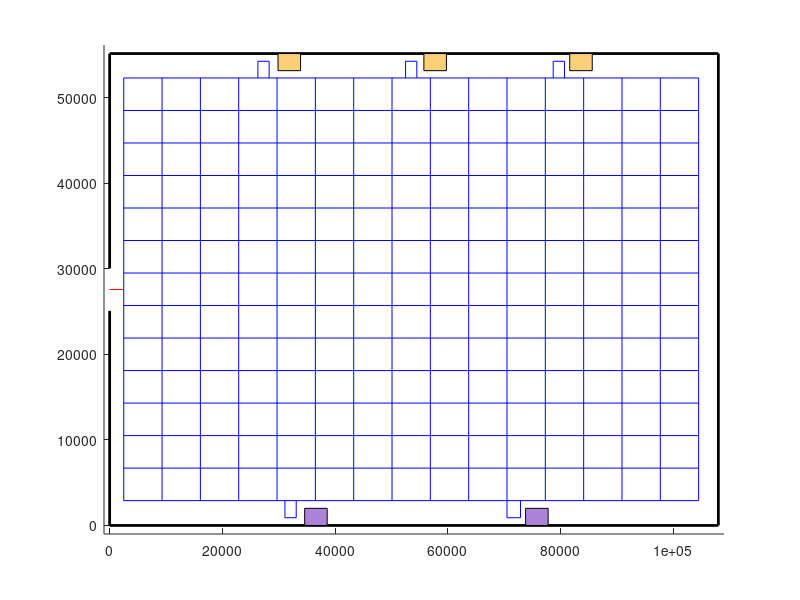

Here is the MATLAB script that generated this plot: (Note: this script raises an error after producing the figure.)
function [podsort,rectCenter,stor,nodeArr] = drawLayout()
% line (x : horizontal , y: vertical )
clear
clc
l = 100000+8000; w = 48150+7000 ; % chieu dai , w chieu ron kho
ws_l = 4000 ;ws_w = 2000; % chieu dai , rong ws
lw = 1800 ; % be rong loi di
fp = 2500;
fp_y =ws_w+lw/2 ;
pw = 1000 ;
v_ais =15; h_ais=13; % so luong loi di
line_weight = 0.1;
axis([-1000 l+1000 -1000 w+1000]);

global verLine horLine;

%% Draw warehouse boundary & layout 
% draw horizonal 
line([1 l],[1 1],'color','k','LineWidth',2);
line([1 l],[w w],'color','k','LineWidth',2);
% Draw door and vertical
line([1 1],[1 (w/2-2500)],'color','k','LineWidth',2);
line([1 1],[(w/2+2500) w],'color','k','LineWidth',2);
line([l l],[1 w],'color','k','LineWidth',2);

% Entrance line
line( [0 fp], [w/2 w/2],'color','r','LineWidth',line_weight);
% Boundary of layout
line( [fp fp], [ws_w+lw/2 fp_y+(lw+2*pw)*h_ais],'color','b','LineWidth',line_weight); % left bound
line( [fp fp+v_ais*(lw+5*pw)],[ws_w+lw/2 ws_w+lw/2],'color','b','LineWidth',line_weight); % bot bound


%% Workstation properties
% Below
% old_length = 105000
step = (105000)/3; 
for i = 0:1
    a = step*(i+1)+(ws_l+200)*i-400;
    str = '#AD82D9';
    convertcolor = sscanf(str(2:end),'%2x%2x%2x',[1 3])/255;
    rectangle('Position',[a 0 ws_l ws_w],'FaceColor',convertcolor);
    line([ 4.5*lw+20.5*pw+fp+(5.5*lw+29.5*pw)*i  4.5*lw+20.5*pw+fp+(5.5*lw+29.5*pw)*i ],   [lw/2 fp_y],'color','b','LineWidth',line_weight);
    line([4.5*lw+20.5*pw+fp+(5.5*lw+29.5*pw)*i  4.5*lw+20.5*pw+fp+(6*lw+29*pw)*i+2*pw ],         [lw/2 lw/2],'color','b','LineWidth',line_weight);
    line( [4.5*lw+20.5*pw+fp+(6*lw+29*pw)*i+2*pw 4.5*lw+20.5*pw+fp+(6*lw+29*pw)*i+2*pw],         [lw/2 ws_w+lw/2],'color','b','LineWidth',line_weight);       
    nodeWS(i*2+1,:) = [4.5*lw+20.5*pw+fp+(5.5*lw+29.5*pw)*i , lw/2 ];
    nodeWS(i*2+2,:) = [4.5*lw+20.5*pw+fp+(6*lw+29*pw)*i+2*pw  , lw/2 ];
end  

% Upper 
step = (l-4500)/4;
%   line( [fp+3.5*lw+17.5*pw+(4*lw+19*pw)*2 , fp+3.5*lw+17.5*pw+(4*lw+19*pw)*2],  [w-lw/2 fp_y+(lw+2*pw)*h_ais],'color','r','LineWidth',1);
%   line( [fp+3.5*lw+17.5*pw+(4*lw+19*pw)*2 , fp+3.5*lw+17.5*pw+(4*lw+19*pw)*2+2*pw],     [w-lw/2 w-lw/2],'color','r','LineWidth',1);
%   line( [fp+3.5*lw+17.5*pw+(4*lw+19*pw)*2+2*pw , fp+3.5*lw+17.5*pw+(4*lw+19*pw)*2+2*pw],         [w-lw/2 fp_y+(lw+2*pw)*h_ais],'color','r','LineWidth',line_weight);
%   d = fp_y+(lw+2*pw)*h_ais
for i = 0:2     
    a = step*(i+1)+ws_l;
    str2 = '#FDCF76';
    convertcolor2 = sscanf(str2(2:end),'%2x%2x%2x',[1 3])/255;
    rectangle('Position',[a w-ws_w ws_l ws_w],'FaceColor',convertcolor2);
    line( [fp+3.5*lw+17.5*pw+(4*lw+19*pw)*i fp+3.5*lw+17.5*pw+(4*lw+19*pw)*i],  [w-lw/2 fp_y+(lw+2*pw)*h_ais],'color','b','LineWidth',line_weight);
    line( [fp+3.5*lw+17.5*pw+(4*lw+19*pw)*i fp+3.5*lw+17.5*pw+(4*lw+19*pw)*i+2*pw],     [w-lw/2 w-lw/2],'color','b','LineWidth',line_weight);
    line( [fp+3.5*lw+17.5*pw+(4*lw+19*pw)*i+2*pw , fp+3.5*lw+17.5*pw+(4*lw+19*pw)*i+2*pw],         [w-lw/2 fp_y+(lw+2*pw)*h_ais],'color','b','LineWidth',line_weight);
    nodeWS(i*2+1+4,:) = [fp+3.5*lw+17.5*pw+(4*lw+19*pw)*i , w-lw/2];
    nodeWS(i*2+2+4,:) = [fp+3.5*lw+17.5*pw+(4*lw+19*pw)*i+2*pw , w-lw/2 ];
end


%% Grid problem solving
% Vertical line 
verArr(1,:) = [fp ws_w+lw/2];
verArr(2,:) = [fp fp_y+(lw+2*pw)*h_ais];

for i = 1:v_ais
%       fp_y +(lw+2*pw)*(j)
%       line( [fp+i*(lw+5*pw) fp+i*(lw+5*pw)], [ws_w+lw/2 w-(ws_w+lw/2)],'color','b','LineWidth',line_weight);
      line( [fp+i*(lw+5*pw) fp+i*(lw+5*pw)], [ws_w+lw/2 fp_y+(lw+2*pw)*h_ais],'color','b','LineWidth',line_weight);
      if(mod(i,2)==0)
      verArr(i*2+1,:) = [fp+i*(lw+5*pw) ws_w+lw/2]  ;
      verArr(i*2+2,:) = [fp+i*(lw+5*pw) fp_y+(lw+2*pw)*h_ais] ;     
      else
      verArr(i*2+2,:) = [fp+i*(lw+5*pw) ws_w+lw/2]  ;
      verArr(i*2+1,:) = [fp+i*(lw+5*pw) fp_y+(lw+2*pw)*h_ais] ;             
      end
end

% Horizontal line aisle
horArr(1,:) = [fp ws_w+lw/2];
horArr(2,:) = [fp+v_ais*(lw+5*pw) ws_w+lw/2];
for i = 1:h_ais
    line( [fp fp+v_ais*(lw+5*pw)],[ws_w+lw/2+i*(lw+2*pw) ws_w+lw/2+i*(lw+2*pw)],'color','b','LineWidth',line_weight);
    if(mod(i,2)==0)
    horArr(i*2+1,:) = [fp ws_w+lw/2+i*(lw+2*pw)]  ;
    horArr(i*2+2,:) = [fp+v_ais*(lw+5*pw) ws_w+lw/2+i*(lw+2*pw)] ;  
    else
    horArr(i*2+2,:) = [fp ws_w+lw/2+i*(lw+2*pw)]  ;
    horArr(i*2+1,:) = [fp+v_ais*(lw+5*pw) ws_w+lw/2+i*(lw+2*pw)] ;         
    end
end
    
%% Arguments for node and pods
X(1,1) = 0;
Y(1,1) = 0;
k = 1 ;
countx= 0;
county = 0;

%% Pods drawing
for count_y = 1:h_ais
    if count_y == h_ais
       county = 0;
    end
    for count_x = 1:v_ais
        for i = 1:2
            for j = 1:5                
                l_conx = (fp + lw/2)+ (5*pw+lw)*(count_x-1) +(j-1)*pw;% x goc trai duoi
                l_cony = (ws_w + lw)+ (2*pw+lw)*(count_y-1) +(i-1)*pw;% y goc trai duoi
                %rectangle('Position',[l_conx l_cony pw pw],'FaceColor',[0.4 0.4 0.4],'EdgeColor','w');
                X(k,1) = double(l_conx);
                Y(k,1) = double(l_cony);
                % Coordinate of each pod.
                rectCenter(k,1) =l_conx+pw/2; % toa do tam x
                rectCenter(k,2) = l_cony+pw/2; % toa do tam y  
                % Storing 
               
 % Find pod entrance node horizontal
%                 if ( rectCenter(k,1) == 3650 )
                if ( rectCenter(k,1) == 3900 )                    
                    if i == 1
                    podStor(countx*4+1,:) = [ fp , rectCenter(k,2) ];
                    else
                    podStor(countx*4+4,:) = [ fp , rectCenter(k,2) ];
                    end
%                 elseif rectCenter(k,1) == 3650+v_ais*(lw+5*pw)-pw-lw
                elseif rectCenter(k,1) == 3900+v_ais*(lw+5*pw)-pw-lw                    
                    %102150 
                    if i == 1
                    podStor(countx*4+2,:) = [ fp+v_ais*(lw+5*pw), rectCenter(k,2)];
                    else
                    podStor(countx*4+3,:) = [ fp+v_ais*(lw+5*pw), rectCenter(k,2)];   
                    end
                end
                
                
                switch j                     
                    case 1
                       if count_y == 1
                           podStor1(county*11+1,:) = [ rectCenter(k,1) , ws_w+lw/2 ];                         
                       elseif count_y == h_ais
                           podStor1(county*11+2,:) = [ rectCenter(k,1) , ws_w+lw/2+h_ais*(lw+2*pw) ];
                       end
                    case 2 
                       if count_y == 1
                           podStor1(county*11+4,:) = [ rectCenter(k,1) , ws_w+lw/2 ];
                       elseif count_y == h_ais
                           podStor1(county*11+3,:) = [ rectCenter(k,1) , ws_w+lw/2+h_ais*(lw+2*pw) ];
                       end
                    case 3
                       if count_y == 1
                           podStor1(county*11+5,:) = [ rectCenter(k,1) , ws_w+lw/2 ];
                       elseif count_y == h_ais
                           podStor1(county*11+6,:) = [ rectCenter(k,1) , ws_w+lw/2+h_ais*(lw+2*pw) ];
                       end
                    case 4
                       if count_y == 1
                           podStor1(county*11+8,:) = [ rectCenter(k,1) , ws_w+lw/2 ];
                       elseif count_y == h_ais
                           podStor1(county*11+7,:) = [ rectCenter(k,1) , ws_w+lw/2+h_ais*(lw+2*pw) ];
                       end
                    case 5
                       if count_y == 1
                           podStor1(county*11+9,:) = [ rectCenter(k,1) , ws_w+lw/2 ];
                           podStor1(county*11+11,:) = [ rectCenter(k,1) , ws_w+lw/2 ];
                       elseif count_y == h_ais
                           podStor1(county*11+10,:) = [ rectCenter(k,1) , ws_w+lw/2+h_ais*(lw+2*pw) ];
                       end
                    otherwise 
                end

                k = k + 1;                                
            end
        end 
        county = county + 1 ; 
    end
    countx = countx + 1;
end  
    [x4,y4] = polyxpoly(verArr(:,1),verArr(:,2),horArr(:,1),horArr(:,2),'unique');
    [x5,y5] = polyxpoly(horArr(:,1),horArr(:,2),podStor1(:,1),podStor1(:,2),'unique');
    [x6,y6] = polyxpoly(verArr(:,1),verArr(:,2),podStor(:,1),podStor(:,2),'unique');
    % Draw vertical line
    verLine =line(podStor1(:,1),podStor1(:,2),"LineWidth",0.1,"color","b");
    horLine =line(podStor(:,1),podStor(:,2),"LineWidth",0.1,"color","b");
    
% Show pods
wid = ones(size(X))*pw; hei = ones(size(Y))*pw;
pos = [X ,Y ,wid,hei];
rect1 = rectangles(pos);

% Show nodes
nodeArr = cat(1,[x4,y4],[x5,y5],[x6,y6],rectCenter,nodeWS); % nodeWS % Xap xi 4200 node
% For recognition 
nodeArr = int64(nodeArr);
rectCenter = int64(rectCenter);
radi2 = ones(1,size(nodeArr,1))*100;
circles = viscircles(nodeArr,radi2,'Color','r');
circles.Visible = 'off';

%% Create a matrix that contains all the node. ( sorting matrix)
 % Store all node into a single matrix for A* search.
for j = 1:h_ais
    for i = 0:2
        % Sort aisle-line
        if i == 0
        a = find(nodeArr(:,2)== fp_y +(lw+2*pw)*(j-1));
        b = [a , nodeArr(a)];
        [b,I] = sort(b(:,2));
        a = a(I);
        stor((j-1)*3+i+1,:) = a;         
        if j == h_ais
            a = find(nodeArr(:,2)== fp_y +(lw+2*pw)*(j));
            b = [a , nodeArr(a)];
            [b,I] = sort(b(:,2));
            a = a(I);  
            stor(40,:) = a; 
        end
        % Sort pod-line
        else    
        a = find(nodeArr(:,2)== fp_y+((pw+lw)/2)+pw*(-1+i)+(lw+2*pw)*(j-1)); 
        b = [a , nodeArr(a)];
        [b,I] = sort(b(:,2));
        a = a(I);
        stor((j-1)*3+i+1,:) = a;
        
        % Sort pods only
        c = find(rectCenter(:,2) == fp_y+((pw+lw)/2)+pw*(-1+i)+(lw+2*pw)*(j-1)); 
        d = [c , rectCenter(c)];
        [d,S] = sort(d(:,2));
        c = c(S);
        podsort((j-1)*2+i,:) = c;        
        end
    end
end    

%% Sorting pods matrix 

end
